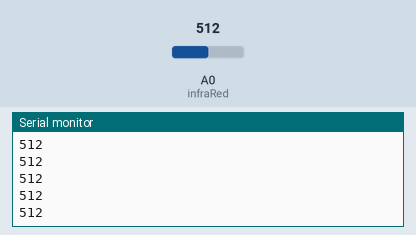
This sketch was run on a simulated Arduino Uno, built with avr-gcc and run on an emulated ATmega328P. Parts: the last lines printed to the serial monitor. The inputs (shaded band) are chosen by the test bench; at power-on: A0 (infraRed) = 512.

Above: at 1.2 s.
1.3 s: A0 (infraRed) set to 716
At 2.3 s:
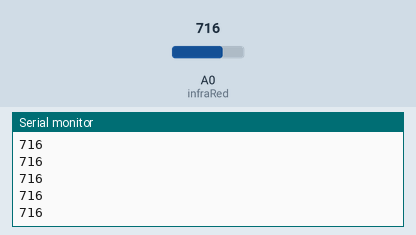
2.8 s: A0 (infraRed) set to 900
At 3.6 s:
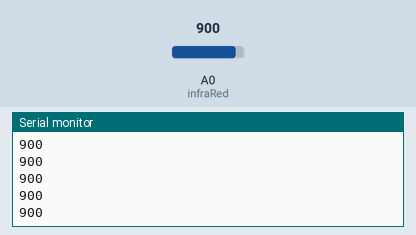
Timing chart, 0 to 5.8 s (numbered marks = the images above; inputs shaded):
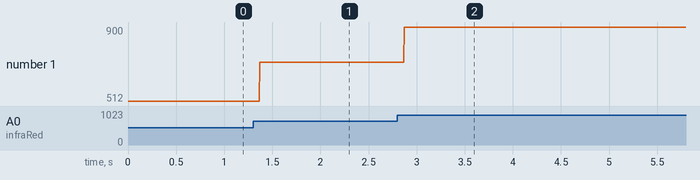

Measured:
- after the input at 1.3 s, the serial monitor: prints a new line after 0.07 s (image 1)
- after the input at 2.8 s, the serial monitor: prints a new line after 0.07 s (image 2)
- plotted number 1: 512 → 716 after the input at 1.3 s, 716 → 900 after the input at 2.8 s

The sketch:

Arduino_IR_Tx_RX.ino
```cpp
int Alert = 2;        //  Connect Alert!! LED
int infraRed = A0;    //  Infra Red Receiver (Photo Diode)
void setup()
{
  pinMode(infraRed, INPUT);
  Serial.begin(9600);
}

void loop()
{
  int x = analogRead(infraRed);
  Serial.println(x);
  if(x > 1020)         //  Since Arduino has 10-bit ADC,
                       //  the range of input from IR Rx (Photo Diode) would be between 0 - 1024.
                       //  you will find that when an obstacle is detected,
                       //  the value in Serial Monitor is just close to 1024 (i.e., HIGH).
                       //  It works when both IR Tx and IR Rx (Photo Diode) are upto 6 inches apart.
    digitalWrite(Alert, HIGH);
  else
    digitalWrite(Alert, LOW);
}
```
